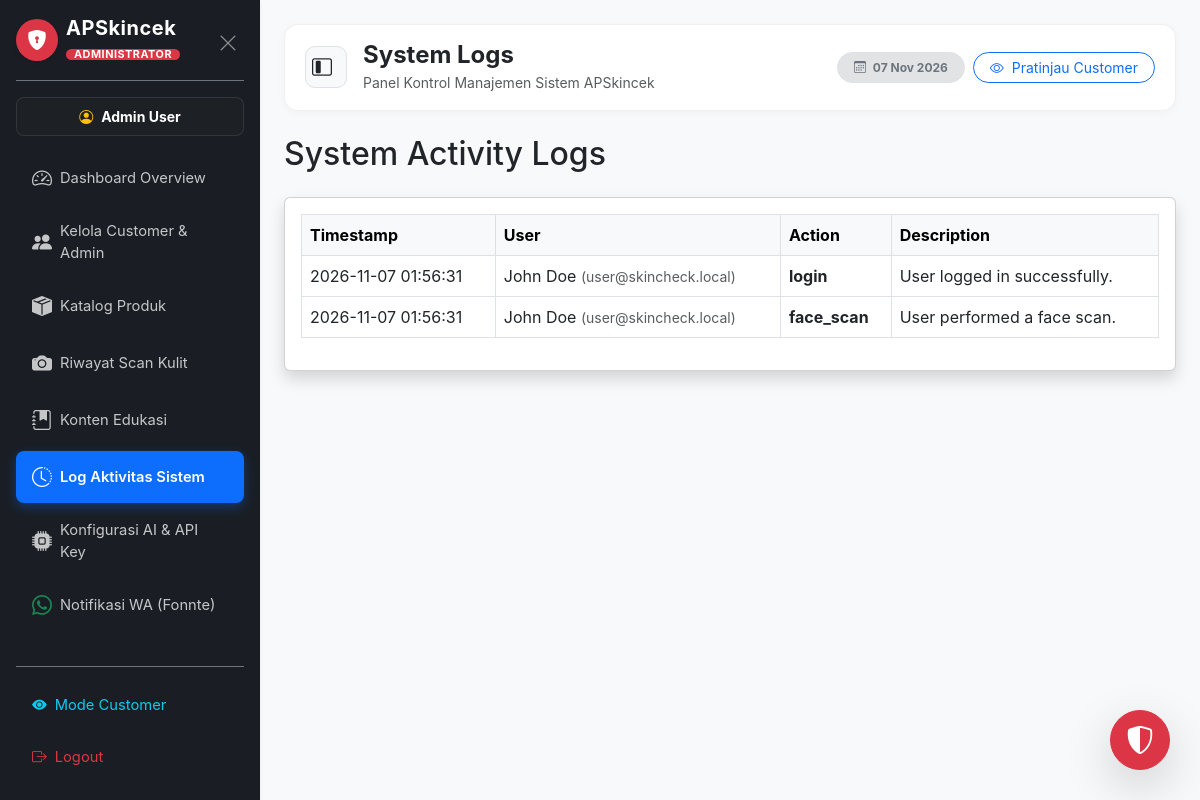
Screenshot of /APSkincek/SkinCheck/public/admin/logs (signed in) with the database file from the repository.
### tables this page shows
CREATE TABLE activity_logs (
    id INT AUTO_INCREMENT PRIMARY KEY,
    user_id CHAR(36) NOT NULL,
    action VARCHAR(255) NOT NULL,
    description TEXT,
    created_at TIMESTAMP DEFAULT CURRENT_TIMESTAMP,
    FOREIGN KEY (user_id) REFERENCES users(id) ON DELETE CASCADE
);

CREATE TABLE users (
    id CHAR(36) PRIMARY KEY,
    name VARCHAR(255) NOT NULL,
    email VARCHAR(255) UNIQUE NOT NULL,
    phone VARCHAR(25) NULL,
    password VARCHAR(255) NOT NULL,
    role ENUM('user', 'admin') DEFAULT 'user',
    status ENUM('active', 'inactive') DEFAULT 'active',
    created_at TIMESTAMP DEFAULT CURRENT_TIMESTAMP,
    updated_at TIMESTAMP DEFAULT CURRENT_TIMESTAMP ON UPDATE CURRENT_TIMESTAMP
);

### app/controllers/AdminController.php (called while the page is built, shortened)
<?php
class AdminController extends Controller {
    public function logs() {
        $logModel = $this->model('ActivityLog');
        $logs = $logModel->getLogs(200);
        $this->view('admin/logs', ['title' => 'System Logs', 'logs' => $logs]);
    }
}

### public/index.php (called while the page is built, shortened)
<?php
require_once __DIR__ . '/../app/controllers/Controller.php';
require_once __DIR__ . '/../routes/web.php';

### app/models/ActivityLog.php (called while the page is built, shortened)
<?php
class ActivityLog {
    private $db;
    public function __construct($db) {
        $this->db = $db;
    }
    public function getLogs($limit = 100) {
        $stmt = $this->db->prepare("
            SELECT l.*, u.name as user_name, u.email
            FROM activity_logs l
            JOIN users u ON l.user_id = u.id
            ORDER BY l.created_at DESC
            LIMIT :limit
        ");
        $stmt->bindParam(':limit', $limit, PDO::PARAM_INT);
        $stmt->execute();
        return $stmt->fetchAll(PDO::FETCH_ASSOC);
    }
}

### app/views/admin/logs.php (the view)
<?php require_once '../app/views/layouts/admin_header.php'; ?>
<h2 class="mb-4">System Activity Logs</h2>
<div class="card shadow mb-4">
    <div class="card-body">
        <div class="table-responsive">
            <table class="table table-bordered table-hover">
                <thead class="table-light">
                    <tr>
                        <th>Timestamp</th>
                        <th>User</th>
                        <th>Action</th>
                        <th>Description</th>
                    </tr>
                </thead>
                <tbody>
                    <?php if (!empty($logs)): ?>
                        <?php foreach ($logs as $log): ?>
                            <tr>
                                <td><?= date('Y-m-d H:i:s', strtotime($log['created_at'])) ?></td>
                                <td><?= htmlspecialchars($log['user_name']) ?> <small class="text-muted">(<?= htmlspecialchars($log['email']) ?>)</small></td>
                                <td><span class="fw-bold"><?= htmlspecialchars($log['action']) ?></span></td>
                                <td><?= htmlspecialchars($log['description']) ?></td>
                            </tr>
                        <?php endforeach; ?>
                    <?php else: ?>
                        <tr><td colspan="4" class="text-center">No logs found</td></tr>
                    <?php endif; ?>
                </tbody>
            </table>
        </div>
    </div>
</div>
<?php require_once '../app/views/layouts/admin_footer.php'; ?>

### app/views/layouts/admin_header.php (style rules this page uses)
body { font-family: 'Inter', system-ui, -apple-system, sans-serif; background-color: #f4f6f9; }

### rows the page displays
activity_logs: created_at "2026-11-07 01:56:31", user.name "John Doe", user.email "user@skincheck.local", action "login", description "User logged in successfully."
activity_logs: created_at "2026-11-07 01:56:31", user.name "John Doe", user.email "user@skincheck.local", action "face_scan", description "User performed a face scan."

### other values shown
$_SESSION['user_name'] "Admin User"
$title "System Logs"
